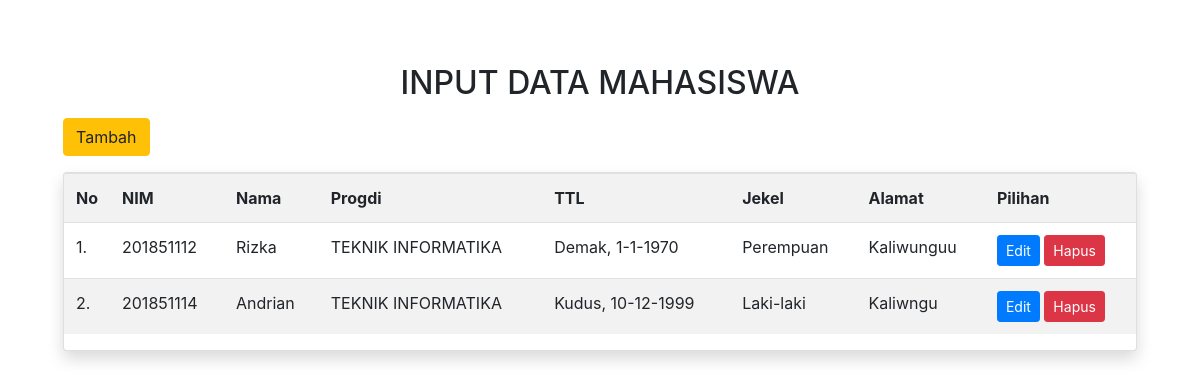
The page / on the database its author committed.
### tables this page shows
CREATE TABLE `mahasiswa` (
  `id_mahasiswa` int(11) NOT NULL,
  `nim` varchar(9) NOT NULL,
  `nama` varchar(50) NOT NULL,
  `progdi` varchar(50) NOT NULL,
  `jekel` varchar(20) NOT NULL,
  `alamat` text NOT NULL,
  `tempat_lahir` varchar(50) NOT NULL,
  `tanggal_lahir` int(11) NOT NULL,
  `bulan_lahir` int(11) NOT NULL,
  `tahun_lahir` int(11) NOT NULL
);

### proses-list.php (called while the page is built)
<?php
include 'koneksi.php';
$query = "SELECT * FROM mahasiswa";
$hasil = mysqli_query($db, $query);
$data_mahasiswa = array();
while ($row = mysqli_fetch_assoc($hasil)) {
  $data_mahasiswa[] = $row;
}

### index.php (the view, shortened to what this page needs)
<!DOCTYPE html>
<html lang="en">
<head>
    <link rel="stylesheet" href="css/bootstrap.min.css">
</head>
<body>
    <div class="p-5">
        <p><h2 class="text-center">INPUT DATA MAHASISWA</h2></p>
        <div class="container">
            <p><a href="input.php" class="btn btn-warning">Tambah</a></p>
            <div class="card shadow">
                <table class="table table-striped">
                    <tr>
                        <th width="1%">No</th>
                        <th>NIM</th>
                        <th>Nama</th>
                        <th>Progdi</th>
                        <th>TTL</th>
                        <th>Jekel</th>
                        <th>Alamat</th>
                        <th>Pilihan</th>
                    </tr>
                    <?php
                    include 'proses-list.php';
                    $no=1;
                    foreach ($data_mahasiswa as $mahasiswa) :
                    ?>
                    <tr>
                        <td><?php echo $no++?>.</td>
                        <td><?php echo $mahasiswa['nim']?></td>
                        <td><?php echo $mahasiswa['nama']?></td>
                        <td><?php echo $mahasiswa['progdi']?></td>
                        <td><?php echo $mahasiswa['tempat_lahir']?>, <?=$mahasiswa['tanggal_lahir']?>-<?=$mahasiswa['bulan_lahir']?>-<?=$mahasiswa['tahun_lahir']?></td>
                        <td><?php echo $mahasiswa['jekel']?></td>
                        <td><?php echo $mahasiswa['alamat']?></td>
                        <td>
                            <a href="form-edit.php?id_mahasiswa=<?php echo $mahasiswa['id_mahasiswa']?>" class="btn btn-primary btn-sm">Edit</a>
                            <a href="proses-hapus.php?id_mahasiswa=<?php echo $mahasiswa['id_mahasiswa']?>" class="btn btn-danger btn-sm" onclick="return confirm('Anda yakin akan menghapus data?');">Hapus</a>
                        </td>
                    </tr>
                <?php endforeach?>
                </table>
            </div>
        </div>
    </div>
</body>
</html>

### rows shown on the page
mahasiswa: nim "201851112", nama "Rizka", progdi "TEKNIK INFORMATIKA", tempat_lahir "Demak", tanggal_lahir "1", bulan_lahir "1", tahun_lahir "1970", jekel "Perempuan", alamat "Kaliwunguu"
mahasiswa: nim "201851114", nama "Andrian", progdi "TEKNIK INFORMATIKA", tempat_lahir "Kudus", tanggal_lahir "10", bulan_lahir "12", tahun_lahir "1999", jekel "Laki-laki", alamat "Kaliwngu"
